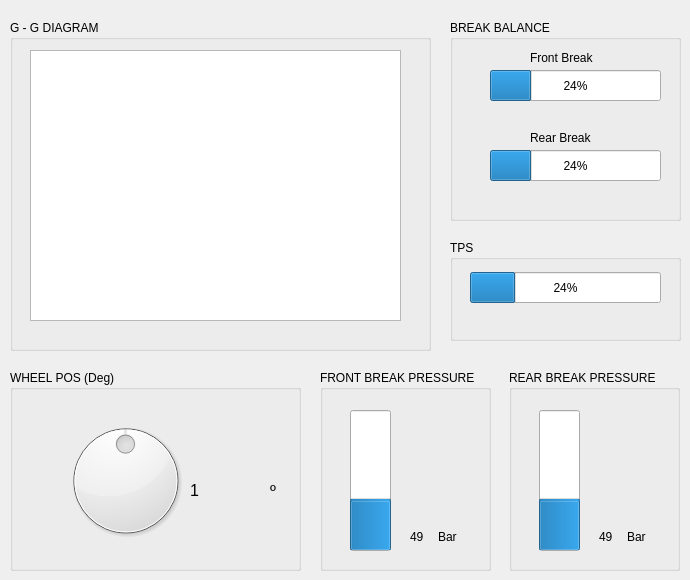
    <widget class="QWidget" name="tab_3">
     <attribute name="title">
      <string>Wheel | TPS | Brake</string>
     </attribute>
     <widget class="QGroupBox" name="groupBox_8">
      <property name="geometry">
       <rect>
        <x>10</x>
        <y>370</y>
        <width>291</width>
        <height>201</height>
       </rect>
      </property>
      <property name="title">
       <string>WHEEL POS (Deg)</string>
      </property>
      <widget class="QDial" name="dial_WheelPos">
       <property name="geometry">
        <rect>
         <x>50</x>
         <y>30</y>
         <width>131</width>
         <height>161</height>
        </rect>
       </property>
       <property name="minimum">
        <number>-120</number>
       </property>
       <property name="maximum">
        <number>120</number>
       </property>
       <property name="pageStep">
        <number>10</number>
       </property>
       <property name="invertedAppearance">
        <bool>false</bool>
       </property>
       <property name="invertedControls">
        <bool>true</bool>
       </property>
      </widget>
      <widget class="QLabel" name="label_19">
       <property name="geometry">
        <rect>
         <x>180</x>
         <y>100</y>
         <width>81</width>
         <height>41</height>
        </rect>
       </property>
       <property name="font">
        <font>
         <pointsize>12</pointsize>
        </font>
       </property>
       <property name="text">
        <string>1</string>
       </property>
       <property name="scaledContents">
        <bool>false</bool>
       </property>
      </widget>
      <widget class="QLabel" name="label_20">
       <property name="geometry">
        <rect>
         <x>260</x>
         <y>100</y>
         <width>21</width>
         <height>41</height>
        </rect>
       </property>
       <property name="font">
        <font>
         <pointsize>12</pointsize>
        </font>
       </property>
       <property name="text">
        <string>º</string>
       </property>
      </widget>
     </widget>
     <widget class="QGroupBox" name="groupBox_11">
      <property name="geometry">
       <rect>
        <x>450</x>
        <y>240</y>
        <width>231</width>
        <height>101</height>
       </rect>
      </property>
      <property name="title">
       <string>TPS</string>
      </property>
      <widget class="QProgressBar" name="progressBar_TPS">
       <property name="geometry">
        <rect>
         <x>20</x>
         <y>32</y>
         <width>191</width>
         <height>31</height>
        </rect>
       </property>
       <property name="value">
        <number>24</number>
       </property>
       <property name="format">
        <string>%p%</string>
       </property>
      </widget>
     </widget>
     <widget class="QGroupBox" name="groupBox_12">
      <property name="geometry">
       <rect>
        <x>10</x>
        <y>20</y>
        <width>421</width>
        <height>331</height>
       </rect>
      </property>
      <property name="title">
       <string>G - G DIAGRAM</string>
      </property>
      <widget class="PlotWidget" name="graphicsView_DiagramaGG">
       <property name="geometry">
        <rect>
         <x>20</x>
         <y>30</y>
         <width>371</width>
         <height>271</height>
        </rect>
       </property>
       <property name="backgroundBrush">
        <brush brushstyle="NoBrush">
         <color alpha="255">
          <red>255</red>
          <green>255</green>
          <blue>255</blue>
         </color>
        </brush>
       </property>
       <property name="foregroundBrush">
        <brush brushstyle="NoBrush">
         <color alpha="255">
          <red>255</red>
          <green>255</green>
          <blue>255</blue>
         </color>
        </brush>
       </property>
      </widget>
     </widget>
     <widget class="QGroupBox" name="groupBox_13">
      <property name="geometry">
       <rect>
        <x>450</x>
        <y>20</y>
        <width>231</width>
        <height>201</height>
       </rect>
      </property>
      <property name="title">
       <string>BREAK BALANCE</string>
      </property>
      <widget class="QProgressBar" name="progressBar_FrontBreakBalance">
       <property name="geometry">
        <rect>
         <x>40</x>
         <y>50</y>
         <width>171</width>
         <height>31</height>
        </rect>
       </property>
       <property name="value">
        <number>24</number>
       </property>
      </widget>
      <widget class="QLabel" name="label_67">
       <property name="geometry">
        <rect>
         <x>80</x>
         <y>110</y>
         <width>91</width>
         <height>16</height>
        </rect>
       </property>
       <property name="text">
        <string>Rear Break</string>
       </property>
      </widget>
      <widget class="QLabel" name="label_66">
       <property name="geometry">
        <rect>
         <x>80</x>
         <y>30</y>
         <width>91</width>
         <height>16</height>
        </rect>
       </property>
       <property name="text">
        <string>Front Break</string>
       </property>
      </widget>
      <widget class="QProgressBar" name="progressBar_RearBreakBalance">
       <property name="geometry">
        <rect>
         <x>40</x>
         <y>130</y>
         <width>171</width>
         <height>31</height>
        </rect>
       </property>
       <property name="value">
        <number>24</number>
       </property>
      </widget>
     </widget>
     <widget class="QGroupBox" name="groupBox_14">
      <property name="geometry">
       <rect>
        <x>320</x>
        <y>370</y>
        <width>171</width>
        <height>201</height>
       </rect>
      </property>
      <property name="title">
       <string>FRONT BREAK PRESSURE</string>
      </property>
      <widget class="QProgressBar" name="progressBar_FrontBreakPressure">
       <property name="geometry">
        <rect>
         <x>30</x>
         <y>40</y>
         <width>41</width>
         <height>141</height>
        </rect>
       </property>
       <property name="maximum">
        <number>70</number>
       </property>
       <property name="value">
        <number>24</number>
       </property>
       <property name="orientation">
        <enum>Qt::Vertical</enum>
       </property>
       <property name="format">
        <string>%p</string>
       </property>
      </widget>
      <widget class="QLabel" name="label_36">
       <property name="geometry">
        <rect>
         <x>118</x>
         <y>160</y>
         <width>21</width>
         <height>14</height>
        </rect>
       </property>
       <property name="text">
        <string>Bar</string>
       </property>
      </widget>
      <widget class="QLabel" name="label_65">
       <property name="geometry">
        <rect>
         <x>90</x>
         <y>160</y>
         <width>22</width>
         <height>14</height>
        </rect>
       </property>
       <property name="text">
        <string>49</string>
       </property>
      </widget>
     </widget>
     <widget class="QGroupBox" name="groupBox_15">
      <property name="geometry">
       <rect>
        <x>509</x>
        <y>370</y>
        <width>171</width>
        <height>201</height>
       </rect>
      </property>
      <property name="title">
       <string>REAR BREAK PRESSURE</string>
      </property>
      <widget class="QProgressBar" name="progressBar_RearBreakPressure">
       <property name="geometry">
        <rect>
         <x>30</x>
         <y>40</y>
         <width>41</width>
         <height>141</height>
        </rect>
       </property>
       <property name="maximum">
        <number>70</number>
       </property>
       <property name="value">
        <number>24</number>
       </property>
       <property name="orientation">
        <enum>Qt::Vertical</enum>
       </property>
       <property name="format">
        <string>%p</string>
       </property>
      </widget>
      <widget class="QLabel" name="label_68">
       <property name="geometry">
        <rect>
         <x>118</x>
         <y>160</y>
         <width>21</width>
         <height>14</height>
        </rect>
       </property>
       <property name="text">
        <string>Bar</string>
       </property>
      </widget>
      <widget class="QLabel" name="label_69">
       <property name="geometry">
        <rect>
         <x>90</x>
         <y>160</y>
         <width>22</width>
         <height>14</height>
        </rect>
       </property>
       <property name="text">
        <string>49</string>
       </property>
      </widget>
     </widget>
    </widget>
